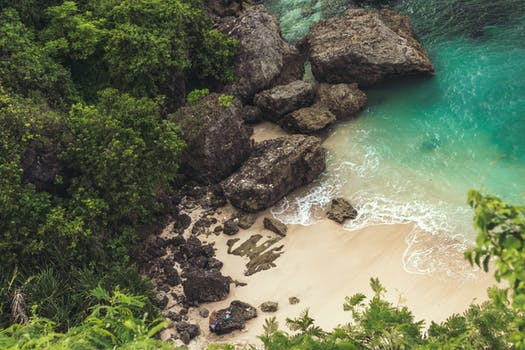
#> input picture asst-1/PCA/test.jpeg, 525 x 350 px
$ python PCA.py
#> lines starting #> are read from the running program, lines starting #| are printed output that depends on the picture

# coding: utf-8

# In[1]:


import numpy as np
from PIL import Image
import matplotlib.pyplot as plt


# In[24]:


img=Image.open('test.jpeg')
#> img is the input picture: PIL image 525x350 RGB; mean R, G, B 102.2, 110.3, 85.1
img=np.array(img)
img=img.astype('float64')
#> img: shape (350, 525, 3) float64
a,b,c=img.shape
#> a = 350; b = 525; c = 3


# In[26]:


flat=img.reshape(-1,3)
flat=flat.T
flat[0].shape


# In[27]:


def center(X):
    for i in range(len(X)):
        X[i]=X[i]-np.mean(X[i])
#> this loop made 3 passes
    return X


# In[28]:


flat1=center(flat)
print(np.mean(flat1[0]))
#| -1.3383802305273458e-14
cov=np.matmul(flat1,flat1.T)
#> cov = [[802885977.5, 691786082.4, 592136277], [691786082.4, 709343855.3, 588813355], [592136277, 588813355, 554443040.6]]
cov=cov/len(flat1[0])
#> cov = [[4369.4, 3764.8, 3222.5], [3764.8, 3860.4, 3204.4], [3222.5, 3204.4, 3017.4]]


# In[29]:


values,matrix=np.linalg.eig(cov)
#> values = [10607.5, 442.3, 197.4]; matrix = [[0.622, 0.768, 0.155], [0.591, -0.331, -0.736], [0.514, -0.549, 0.659]]
y=np.matmul(matrix.T,flat)


# In[32]:

output=y.T
print(output.shape)
#| (183750, 3)
# shape=(a,b,2)
output=output.reshape(a,b,c)
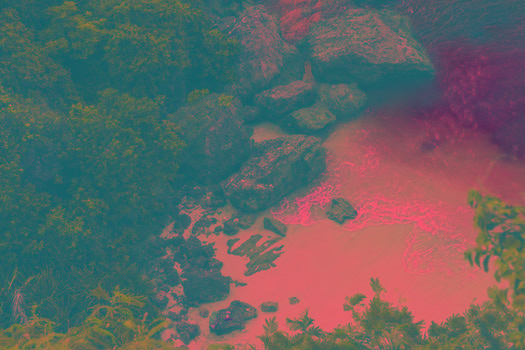
#> output: shape (350, 525, 3) float64; mean of channels 0, 1, 2 0, 0, 0; drawn with min black and max white
output=output.astype('int')
plt.imshow(output)

plt.show()
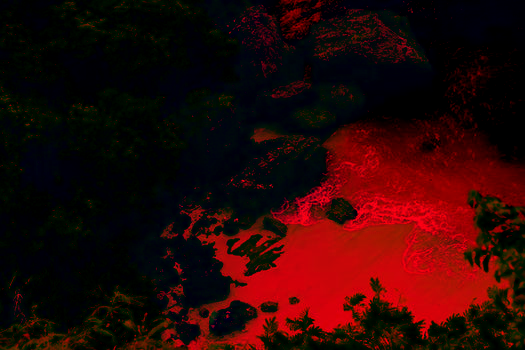
#> shown: shape (350, 525, 3); mean R, G, B 42.6, 6.2, 5.1
# In[33]:
